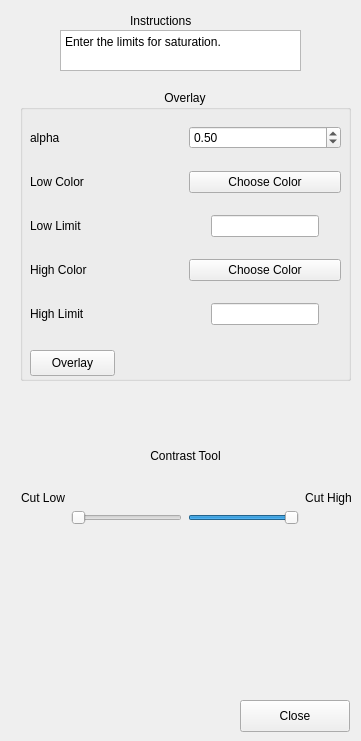
    <widget class="QWidget" name="tab_6">
     <attribute name="title">
      <string>Overlays Tools</string>
     </attribute>
     <widget class="QLabel" name="Instruc_overlabel_8">
      <property name="geometry">
       <rect>
        <x>130</x>
        <y>10</y>
        <width>81</width>
        <height>21</height>
       </rect>
      </property>
      <property name="text">
       <string>Instructions</string>
      </property>
     </widget>
     <widget class="QPlainTextEdit" name="overplainTextEdit_2">
      <property name="geometry">
       <rect>
        <x>60</x>
        <y>30</y>
        <width>241</width>
        <height>41</height>
       </rect>
      </property>
      <property name="readOnly">
       <bool>true</bool>
      </property>
      <property name="plainText">
       <string>Enter the limits for saturation.</string>
      </property>
     </widget>
     <widget class="QGroupBox" name="limgroupBox">
      <property name="geometry">
       <rect>
        <x>20</x>
        <y>90</y>
        <width>331</width>
        <height>291</height>
       </rect>
      </property>
      <property name="layoutDirection">
       <enum>Qt::LeftToRight</enum>
      </property>
      <property name="title">
       <string>Overlay</string>
      </property>
      <property name="alignment">
       <set>Qt::AlignHCenter|Qt::AlignTop</set>
      </property>
      <widget class="QPushButton" name="OverlaypushButton_4">
       <property name="geometry">
        <rect>
         <x>10</x>
         <y>260</y>
         <width>85</width>
         <height>26</height>
        </rect>
       </property>
       <property name="text">
        <string>Overlay</string>
       </property>
      </widget>
      <widget class="QWidget" name="layoutWidget">
       <property name="geometry">
        <rect>
         <x>10</x>
         <y>20</y>
         <width>311</width>
         <height>231</height>
        </rect>
       </property>
       <layout class="QVBoxLayout" name="verticalLayout_11">
        <item>
         <layout class="QHBoxLayout" name="horizontalLayout_27">
          <item>
           <widget class="QLabel" name="alfalabel_8">
            <property name="text">
             <string>alpha</string>
            </property>
           </widget>
          </item>
          <item>
           <widget class="QDoubleSpinBox" name="doubleSpinBox_3">
            <property name="maximum">
             <double>1.000000000000000</double>
            </property>
            <property name="singleStep">
             <double>0.100000000000000</double>
            </property>
            <property name="value">
             <double>0.500000000000000</double>
            </property>
           </widget>
          </item>
         </layout>
        </item>
        <item>
         <layout class="QHBoxLayout" name="horizontalLayout_28">
          <item>
           <widget class="QLabel" name="lowcollabel_9">
            <property name="text">
             <string>Low Color</string>
            </property>
           </widget>
          </item>
          <item>
           <widget class="QPushButton" name="chooselow_pushButton_2">
            <property name="text">
             <string>Choose Color</string>
            </property>
           </widget>
          </item>
         </layout>
        </item>
        <item>
         <layout class="QHBoxLayout" name="horizontalLayout_29">
          <item>
           <widget class="QLabel" name="lowlim_label_10">
            <property name="text">
             <string>Low Limit</string>
            </property>
           </widget>
          </item>
          <item alignment="Qt::AlignHCenter">
           <widget class="QLineEdit" name="lineEdit_7"/>
          </item>
         </layout>
        </item>
        <item>
         <layout class="QHBoxLayout" name="horizontalLayout_30">
          <item>
           <widget class="QLabel" name="hicollabel_11">
            <property name="text">
             <string>High Color</string>
            </property>
           </widget>
          </item>
          <item>
           <widget class="QPushButton" name="hicolpushButton_3">
            <property name="text">
             <string>Choose Color</string>
            </property>
           </widget>
          </item>
         </layout>
        </item>
        <item>
         <layout class="QHBoxLayout" name="horizontalLayout_31">
          <item>
           <widget class="QLabel" name="hilim_label_12">
            <property name="text">
             <string>High Limit</string>
            </property>
           </widget>
          </item>
          <item alignment="Qt::AlignHCenter">
           <widget class="QLineEdit" name="lineEdit_10"/>
          </item>
         </layout>
        </item>
       </layout>
      </widget>
     </widget>
     <widget class="QPushButton" name="closeButton_4">
      <property name="geometry">
       <rect>
        <x>240</x>
        <y>700</y>
        <width>110</width>
        <height>32</height>
       </rect>
      </property>
      <property name="text">
       <string>Close</string>
      </property>
     </widget>
     <widget class="QLabel" name="ContrastTitle">
      <property name="geometry">
       <rect>
        <x>140</x>
        <y>440</y>
        <width>91</width>
        <height>31</height>
       </rect>
      </property>
      <property name="text">
       <string>Contrast Tool</string>
      </property>
      <property name="alignment">
       <set>Qt::AlignCenter</set>
      </property>
     </widget>
     <widget class="QWidget" name="">
      <property name="geometry">
       <rect>
        <x>21</x>
        <y>481</y>
        <width>331</width>
        <height>74</height>
       </rect>
      </property>
      <layout class="QHBoxLayout" name="horizontalLayout_37">
       <item>
        <layout class="QVBoxLayout" name="verticalLayout_14">
         <item>
          <widget class="QLabel" name="CutLowlabel">
           <property name="minimumSize">
            <size>
             <width>0</width>
             <height>31</height>
            </size>
           </property>
           <property name="text">
            <string>Cut Low</string>
           </property>
           <property name="alignment">
            <set>Qt::AlignCenter</set>
           </property>
          </widget>
         </item>
         <item>
          <widget class="QLabel" name="numLowlabel">
           <property name="minimumSize">
            <size>
             <width>0</width>
             <height>31</height>
            </size>
           </property>
           <property name="text">
            <string/>
           </property>
          </widget>
         </item>
        </layout>
       </item>
       <item>
        <layout class="QHBoxLayout" name="horizontalLayout_22">
         <item>
          <widget class="QSlider" name="horizontalSliderLow">
           <property name="minimum">
            <number>0</number>
           </property>
           <property name="maximum">
            <number>99</number>
           </property>
           <property name="orientation">
            <enum>Qt::Horizontal</enum>
           </property>
           <property name="invertedControls">
            <bool>true</bool>
           </property>
          </widget>
         </item>
         <item>
          <widget class="QSlider" name="horizontalSliderHigh">
           <property name="value">
            <number>99</number>
           </property>
           <property name="orientation">
            <enum>Qt::Horizontal</enum>
           </property>
           <property name="invertedAppearance">
            <bool>false</bool>
           </property>
           <property name="invertedControls">
            <bool>true</bool>
           </property>
           <property name="tickPosition">
            <enum>QSlider::NoTicks</enum>
           </property>
          </widget>
         </item>
        </layout>
       </item>
       <item>
        <layout class="QVBoxLayout" name="verticalLayout_15">
         <item>
          <widget class="QLabel" name="CutHighlabel">
           <property name="minimumSize">
            <size>
             <width>0</width>
             <height>31</height>
            </size>
           </property>
           <property name="text">
            <string>Cut High</string>
           </property>
           <property name="alignment">
            <set>Qt::AlignCenter</set>
           </property>
          </widget>
         </item>
         <item>
          <widget class="QLabel" name="numHighlabel">
           <property name="minimumSize">
            <size>
             <width>0</width>
             <height>31</height>
            </size>
           </property>
           <property name="text">
            <string/>
           </property>
          </widget>
         </item>
        </layout>
       </item>
      </layout>
     </widget>
    </widget>
